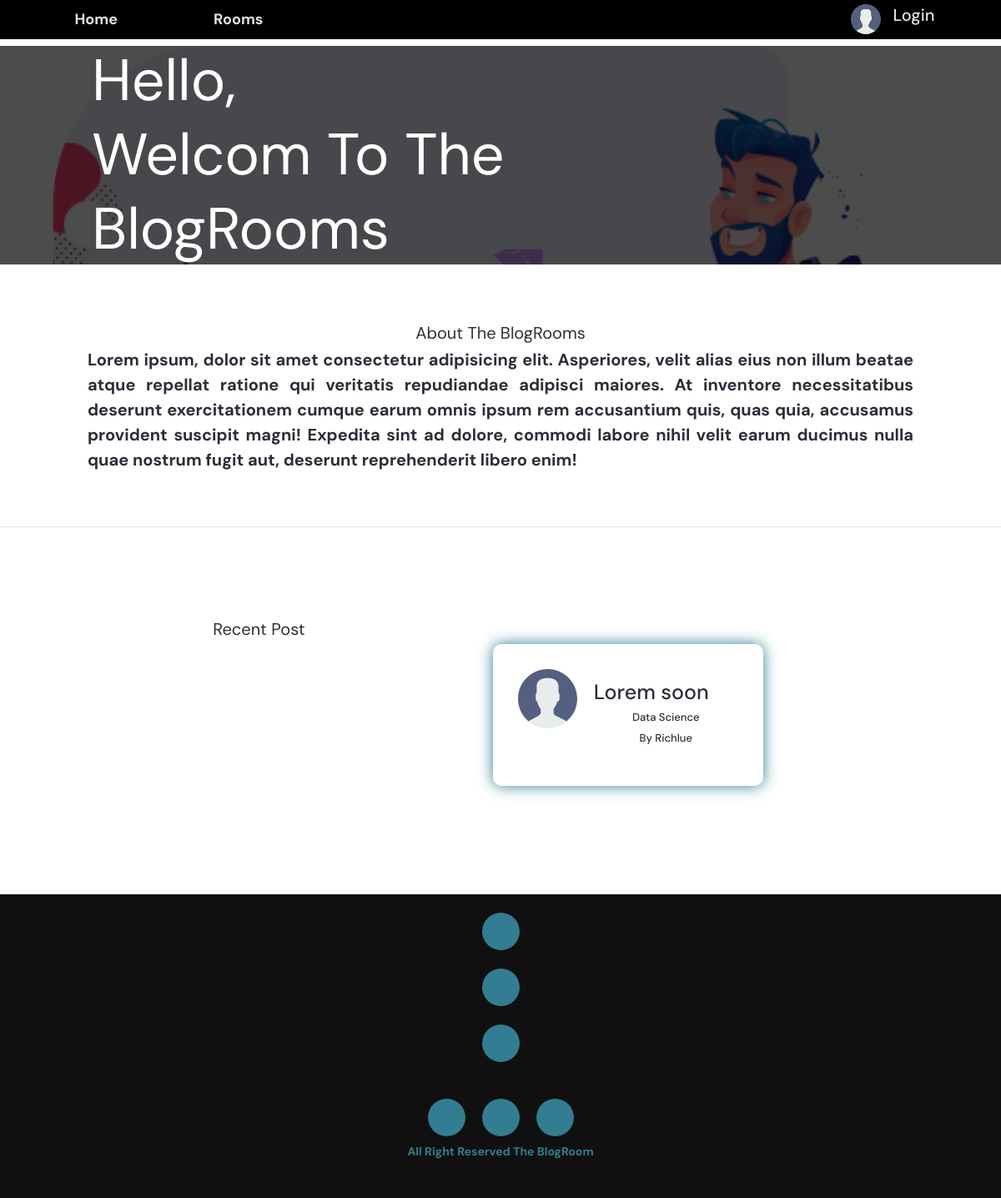
The page / on the database its author committed.
### base/models.py (models this page shows, shortened)
class Blog(models.Model):
    host = models.ForeignKey(User, on_delete=models.SET_NULL, null=True)
    topic = models.ForeignKey(Topic, on_delete=models.SET_NULL, null=True)
    paragraph = RichTextField(blank=True, null=True)
    likes = models.ManyToManyField(User, related_name='blog_posts')
    description = models.TextField(null=True, blank=True)
    participants = models.ManyToManyField(User, related_name='participants', blank=True)
    updated = models.DateTimeField(auto_now=True)
    created = models.DateTimeField(auto_now_add=True)
    class Meta:
        ordering = ['-updated', '-created']

class Topic(models.Model):
    name = models.CharField(max_length=200)

class User(AbstractUser):
    name = models.CharField(max_length=200, null=True)
    email = models.EmailField(unique=True, null=True)
    bio = models.TextField(null=True)
    avatar = models.ImageField(null=True, default="avatar.svg")
    USERNAME_FIELD = 'email'
    REQUIRED_FIELDS = []

### base/views.py (the view)
# urls.py: path('', views.Home, name="home"),
def Home(request):
    q = request.GET.get('q') if request.GET.get('q') != None else ''
    blogs = Blog.objects.filter(
        Q(topic__name__icontains=q) |
        Q(description__icontains=q)
    )[0:4]
    topics = Topic.objects.all()[0:20]
    context = {'blogs': blogs, 'topics': topics}
    return render(request, 'base/home.html', context)

### base/templates/base/home.html (shortened to what this page needs)
{% extends 'main.html' %}
{% load static %}
    {% block content %}
  <section id="hero">
    <div class="hero container">
      <div>
        <h1>Hello, </h1>
        <h1>Welcom To The </h1>
        <h1>BlogRooms </h1>
      </div>
    </div>
  </section>
  <section id="about">
    <div class="about container">
      <div class="col-right">
        <h2>About The BlogRooms</h2>
        <p class="about-text">Lorem ipsum, dolor sit amet consectetur adipisicing elit. Asperiores, velit alias eius non illum beatae atque
          repellat ratione qui veritatis repudiandae adipisci maiores. At inventore necessitatibus deserunt
          exercitationem cumque earum omnis ipsum rem accusantium quis, quas quia, accusamus provident suscipit magni!
          Expedita sint ad dolore, commodi labore nihil velit earum ducimus nulla quae nostrum fugit aut, deserunt
          reprehenderit libero enim!</p>
      </div>
    </div>
  </section>
  <br/>
  <hr/>
      <section id="contact">
        <div class="contact container">
          <div class="contact-items">
            <h2 class="recent-post__title">Recent Post</h2>
            {% for blog in blogs %}
              <div class="contact-item">
                <div class="icon"><img src="{% static 'images/avatar.svg' %}" /></div>
                <div class="contact-info">
                  <a href="{% url 'blog' blog.id %}">
                    <h1>{{blog.description}}</h1>
                  </a>
                  <h2>{{blog.topic.name}}</h2>
                  <h2>By {{blog.host.name}}</h2>
                </div>
              </div>
            {% endfor %}
          </div>
        </div>
      </section>
{% endblock content %}

### static/styles/style.css (style rules this page uses)
:root { --color-main: #71c6dd; --color-main-light: #e1f6fb; --color-dark: #3f4156; --color-dark-medium: #51546e; --color-dark-light: #696d97; --color-light: #e5e5e5; --color-gray: #8b8b8b; --color-light-gray: #b2bdbd; --color-bg: #2d2d39; --color-success: #5dd693; --color-error: #fc4b0b; }
* { font-family: "DM Sans", -apple-system, BlinkMacSystemFont, "Segoe UI", Roboto, Oxygen, Ubuntu, Cantarell, "Open Sans", "Helvetica Neue", sans-serif; margin: 0; padding: 0; box-sizing: border-box; text-rendering: optimizeLegibility; color: var(--color-bg); }
html { font-size: 56.25%; }
@media only screen and (min-width: 1200px) { html { font-size: 62.5%; } }
body { font-weight: bold; color: var(--color-dark); min-height: 100vh; }
#hero { margin-top: 4em; background-image: url(about-img.png); background-size: cover; background-position: top center; position: relative; z-index: 1; }
#hero::after { content: ''; position: absolute; left: 0; top: 0; height: 100%; width: 100%; background-color: black; opacity: 0.7; z-index: -1; }
#hero .hero { max-width: 1200px; margin: 4em auto; padding: 0 50px; justify-content: flex-start; }
#hero h1 { font-weight: lighter; display: block; width: fit-content; font-size: 4rem; position: relative; color: white; animation: text_reveal 0.5s ease forwards; animation-delay: 1s; }
#hero h1:nth-child(1) { animation-delay: 1s; }
#hero h1:nth-child(2) { animation-delay: 2s; }
#hero h1:nth-child(3) { animation: text_reveal_name 0.5s ease forwards; animation-delay: 3s; }
#contact .contact { flex-direction: column; max-width: 1200px; margin: 0 auto; width: 90%; }
#contact .contact-items { width: 100%; }
#contact .contact-item { width: 80%; padding: 20px; text-align: center; border-radius: 10px; padding: 30px; margin: 30px; display: flex; justify-content: center; align-items: center; flex-direction: column; box-shadow: 0px 0px 18px 0 #327d91; transition: 0.3s ease box-shadow; }
#contact .icon { width: 70px; margin: 0 auto; margin-bottom: 10px; }
#contact .contact-info h1 { font-size: 2.5rem; font-weight: 500; margin-bottom: 5px; }
#contact .contact-info h2 { font-size: 1.3rem; line-height: 2rem; font-weight: 500; }
@media only screen and (min-width: 768px) { #hero h1 { font-size: 7rem; } }
@media only screen and (min-width: 768px) { #about .about { flex-direction: row; } }
@media only screen and (min-width: 768px) { #about .col-right { text-align: left; padding: 30px; } }
@media only screen and (min-width: 768px) { #contact .contact { flex-direction: column; padding: 100px 0; align-items: center; justify-content: center; min-width: 20vh; } }
@media only screen and (min-width: 768px) { #contact .contact-items { width: 100%; display: flex; flex-direction: row; justify-content: space-evenly; margin: 0; } }
@media only screen and (min-width: 768px) { #contact .contact-item { width: 30%; margin: 1; flex-direction: row; } }
@media only screen and (min-width: 768px) { #contact .contact-item .icon { height: 100px; width: 100px; } }
@media only screen and (min-width: 768px) { #contact .contact-item .icon img { object-fit: contain; } }
@media only screen and (min-width: 768px) { #contact .contact-item .contact-info { width: 100%; text-align: left; padding-left: 20px; } }
img { width: 100%; }
a { display: block; color: var(--color-light); text-decoration: none; font-weight: lighter; }
.container { max-width: 120rem; width: 90%; margin: auto; }
.container p { font-size: 2rem; }
.container h2 { font-size: 2rem; text-align: center; font-weight: lighter; }
.about-text { text-align: justify; }

### rows shown on the page
Blog: description "Lorem soon", topic.name "Data Science", host.name "Richlue"
